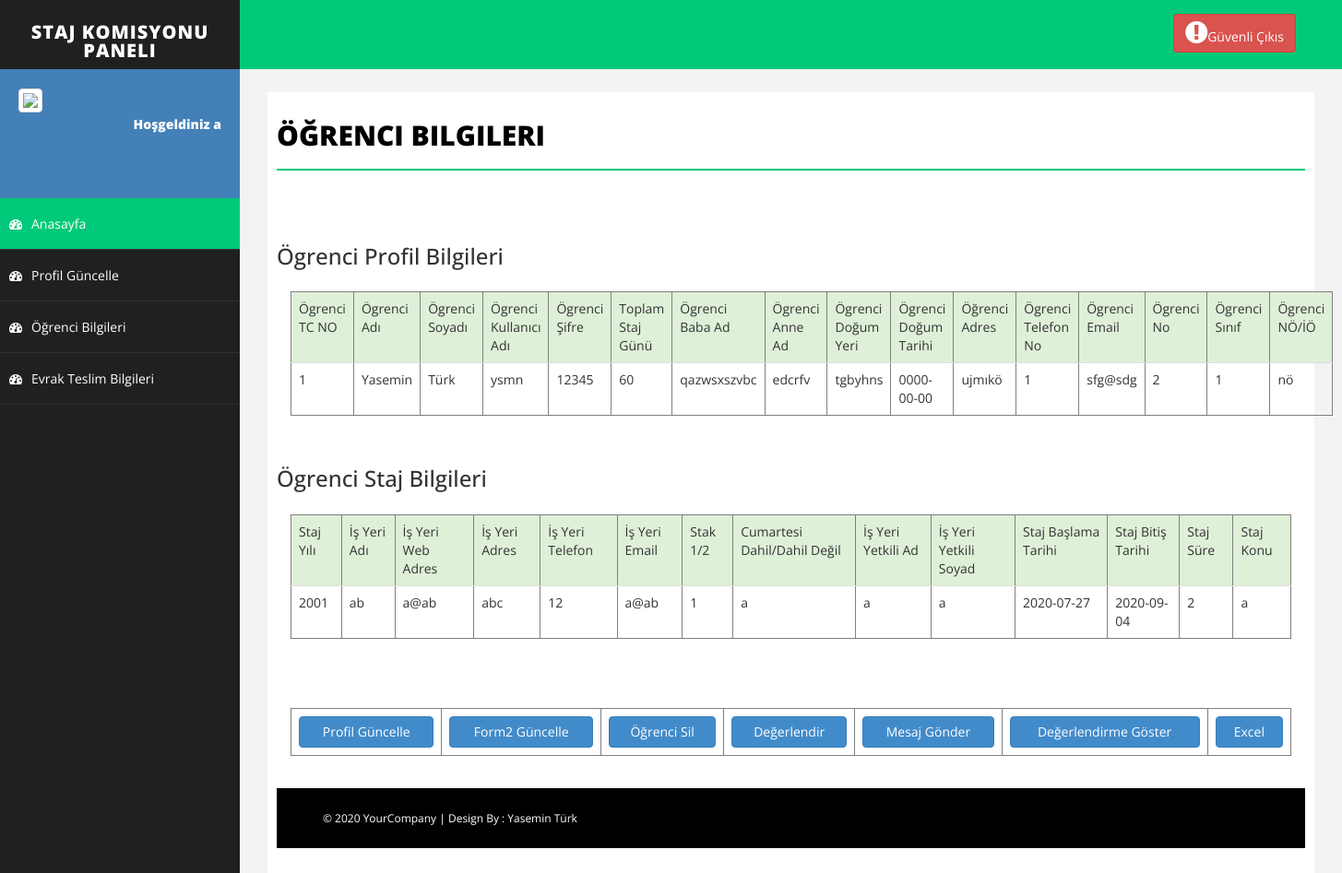
Page /goster.php?ogrenci_id=1 (signed in) on the committed database.
### tables this page shows
CREATE TABLE IF NOT EXISTS `ogrenci` (
  `ogrenci_id` int(11) NOT NULL AUTO_INCREMENT,
  `ogrenci_tc_no` int(11) NOT NULL,
  `ogrenci_ad` varchar(100) NOT NULL,
  `ogrenci_soyad` varchar(100) NOT NULL,
  `ogrenci_kadi` varchar(100) NOT NULL,
  `ogrenci_sifre` varchar(100) NOT NULL,
  `toplam_gun` int(11) NOT NULL,
  `ogrenci_baba_ad` varchar(50) NOT NULL,
  `ogrenci_anne_ad` varchar(50) NOT NULL,
  `ogrenci_dogum_yeri` varchar(100) NOT NULL,
  `ogrenci_dogum_tarihi` date NOT NULL,
  `ogrenci_adres` varchar(500) NOT NULL,
  `ogrenci_tel` varchar(20) NOT NULL,
  `ogrenci_email` varchar(500) NOT NULL,
  `ogrenci_no` int(11) NOT NULL,
  `ogrenci_sinif` int(11) NOT NULL,
  `ogrenci_no_io` varchar(50) NOT NULL,
  PRIMARY KEY (`ogrenci_id`)
);

CREATE TABLE IF NOT EXISTS `form2` (
  `form2_id` int(11) NOT NULL AUTO_INCREMENT,
  `ogrenci_id` varchar(11) NOT NULL,
  `staj_yili` year(4) NOT NULL,
  `isyeri_ad` varchar(100) NOT NULL,
  `isyeri_web_adres` varchar(200) NOT NULL,
  `isyeri_adres` varchar(500) NOT NULL,
  `isyeri_tel` varchar(20) NOT NULL,
  `isyeri_email` varchar(500) NOT NULL,
  `staj_1_2` int(11) NOT NULL,
  `cumartesi_dahil` varchar(50) NOT NULL,
  `isyeri_yetkili_ad` varchar(50) NOT NULL,
  `isyeri_yetkili_soyad` varchar(50) NOT NULL,
  `staj_bas_tar` date NOT NULL,
  `staj_bit_tar` date NOT NULL,
  `staj_sure` int(11) NOT NULL,
  `staj_konu` varchar(500) NOT NULL,
  `durum` tinyint(4) NOT NULL,
  PRIMARY KEY (`form2_id`)
);

### goster.php (the view, shortened to what this page needs)
<?php
include 'baglan.php';
include 'header.php';
include 'sidebar.php';
?>
<div id="page-wrapper">
  <div id="page-inner">
    <div class="row">
      <div class="col-md-12">
        <h1 class="page-head-line">Öğrenci Bilgileri</h1> <br><br>
      </div>
      <div class="col-md-12">
<div>
<h3>Ögrenci Profil Bilgileri</h3>
</div>
        <div class="panel-body">
          <div class="table-responsive">
            <table class="table table-hover" border="1" align="center" width="80%">
              <thead>
                <tr class="success">
                  <td>Ögrenci TC NO</td>
                  <td>Ögrenci Adı</td>
                  <td>Ögrenci Soyadı</td>
                  <td>Ögrenci Kullanıcı Adı</td>
                  <td>Ögrenci Şifre</td>
                  <td>Toplam Staj Günü</td>
                  <td>Ögrenci Baba Ad</td>
                  <td>Ögrenci Anne Ad</td>
                  <td>Ögrenci Doğum Yeri</td>
                  <td>Ögrenci Doğum Tarihi</td>
                  <td>Öğrenci Adres</td>
                  <td>Ögrenci Telefon No</td>
                  <td>Ögrenci Email</td>
                  <td>Ögrenci No</td>
                  <td>Ögrenci Sınıf</td>
                  <td>Ögrenci NÖ/İÖ</td>
                </tr>
              </thead>
              <?php
$id=$_GET['ogrenci_id'];
$ogrencisorgu=mysqli_query($baglan,"SELECT * from ogrenci where ogrenci_id='$id' ");
mysqli_set_charset($baglan, "utf8");
            while($ogrencicek=mysqli_fetch_array($ogrencisorgu))
            {
              echo '<tr>';
              echo '<td>'.$ogrencicek['ogrenci_tc_no'].'</td>';
              echo '<td>'.$ogrencicek['ogrenci_ad'].'</td>';
              echo '<td>'.$ogrencicek['ogrenci_soyad'].'</td>';
              echo '<td>'.$ogrencicek['ogrenci_kadi'].'</td>';
              echo '<td>'.$ogrencicek['ogrenci_sifre'].'</td>';
              echo '<td>'.$ogrencicek['toplam_gun'].'</td>';
              echo '<td>'.$ogrencicek['ogrenci_baba_ad'].'</td>';
              echo '<td>'.$ogrencicek['ogrenci_anne_ad'].'</td>';
              echo '<td>'.$ogrencicek['ogrenci_dogum_yeri'].'</td>';
              echo '<td>'.$ogrencicek['ogrenci_dogum_tarihi'].'</td>';
              echo '<td>'.$ogrencicek['ogrenci_adres'].'</td>';
              echo '<td>'.$ogrencicek['ogrenci_tel'].'</td>';
              echo '<td>'.$ogrencicek['ogrenci_email'].'</td>';
              echo '<td>'.$ogrencicek['ogrenci_no'].'</td>';
              echo '<td>'.$ogrencicek['ogrenci_sinif'].'</td>';
              echo '<td>'.$ogrencicek['ogrenci_no_io'].'</td>';
              echo '</tr>';
            }
            ?>
          </table>
        </div>
</div>
<?php
$ogrenciformsorgu=mysqli_query($baglan,"SELECT * from form2 where ogrenci_id='$id' ");
$say=mysqli_num_rows($ogrenciformsorgu);
if ($say>0) {
 ?>
<div>
  <h3>Ögrenci Staj Bilgileri</h3>
</div>
<div class="panel-body">
          <div class="table-responsive">
            <table class="table table-hover" border="1" align="center" width="80%">
              <thead>
                <tr class="success">
                  <td>Staj Yılı</td>
                  <td>İş Yeri Adı</td>
                  <td>İş Yeri Web Adres</td>
                  <td>İş Yeri Adres</td>
                  <td>İş Yeri Telefon</td>
                  <td>İş Yeri Email</td>
                  <td>Stak 1/2</td>
                  <td>Cumartesi Dahil/Dahil Değil</td>
                  <td>İş Yeri Yetkili Ad</td>
                  <td>İş Yeri Yetkili Soyad</td>
                  <td>Staj Başlama Tarihi</td>
                  <td>Staj Bitiş Tarihi</td>
                  <td>Staj Süre</td>
                  <td>Staj Konu</td>
                </tr>
              </thead>
              <?php
$form2sorgu=mysqli_query($baglan,"SELECT * from form2 where ogrenci_id='$id' ");
            while($form2cek=mysqli_fetch_array($form2sorgu))
            {
              echo '<tr>';
              echo '<td>'.$form2cek['staj_yili'].'</td>';
              echo '<td>'.$form2cek['isyeri_ad'].'</td>';
              echo '<td>'.$form2cek['isyeri_web_adres'].'</td>';
              echo '<td>'.$form2cek['isyeri_adres'].'</td>';
              echo '<td>'.$form2cek['isyeri_tel'].'</td>';
              echo '<td>'.$form2cek['isyeri_email'].'</td>';
              echo '<td>'.$form2cek['staj_1_2'].'</td>';
              echo '<td>'.$form2cek['cumartesi_dahil'].'</td>';
              echo '<td>'.$form2cek['isyeri_yetkili_ad'].'</td>';
              echo '<td>'.$form2cek['isyeri_yetkili_soyad'].'</td>';
              echo '<td>'.$form2cek['staj_bas_tar'].'</td>';
              echo '<td>'.$form2cek['staj_bit_tar'].'</td>';
              echo '<td>'.$form2cek['staj_sure'].'</td>';
              echo '<td>'.$form2cek['staj_konu'].'</td>';
              echo '</tr>';
            }
            ?>
          </table><br>
        </div>
</div>
<div class="panel-body">
          <div class="table-responsive">
            <table class="table table-hover" border="1" align="center" width="80%">
              <thead>
              <tr>
              <td><a href="ogr_guncelle.php?ogrenci_id=<?php echo $id ?>"><button style="width: 100%" type="submit"  name="btn_guncelle" class="btn btn-primary">Profil Güncelle</button></a></td>
              <td><a href="form_guncelle.php?ogrenci_id=<?php echo $id ?>"><button style="width: 100%" type="submit"  name="btn_guncelle" class="btn btn-primary">Form2 Güncelle</button></a></td>
              <td><a href="goster.php?ogrenci_id=<?php echo $id ?> & ogrsil=ok"><button style="width: 100%" type="submit"  name="btn_guncelle" class="btn btn-primary">Öğrenci Sil</button></a></td>
              <td><a href="degerlendirme.php?ogrenci_id=<?php echo $id ?>"><button style="width: 100%" type="submit"  name="btn_degerlendir" class="btn btn-primary">Değerlendir</button></a></td>
              <td><a href="mesaj_yaz.php?ogrenci_id=<?php echo $id ?>"><button style="width: 100%" type="submit"  name="btn_gonder" class="btn btn-primary">Mesaj Gönder</button></a></td>
              <td><a href="degerlendirme_goster.php?ogrenci_id=<?php echo $id ?>"><button style="width: 100%" type="submit"  name="btn_goster" class="btn btn-primary">Değerlendirme Göster</button></a></td>
              <td><a href="excel1.php?ogrenci_id=<?php echo $id ?>"><button style="width: 100%" type="submit"  name="btn_excel" class="btn btn-primary">Excel</button></a></td>
             </tr>
             </thead>
          </table>
        </div>
</div>
<?php }
 ?>
</div>
</div>
<?php include 'footer.php'; ?>

### assets/css/basic.css (style rules this page uses)
body { font-family: 'Open Sans', sans-serif; line-height:25px; }
#page-wrapper { padding: 15px 15px; min-height: 600px; background: #F3F3F3; }
#page-inner { width: 100%; margin: 10px 20px 10px 0px; background-color: #fff!important; padding: 10px; min-height: 1200px; }
.page-head-line { font-size: 30px; text-transform: uppercase; color: #000; font-weight: 800; padding-bottom: 20px; border-bottom: 2px solid #00CA79; margin-bottom: 10px; }
@media (min-width:768px) { #page-wrapper { margin: 0 0 0 260px; padding: 15px 30px; min-height: 1200px; } }

### rows in the picture
ogrenci: ogrenci_tc_no "1", ogrenci_ad "Yasemin", ogrenci_soyad "Türk", ogrenci_kadi "ysmn", ogrenci_sifre "12345", toplam_gun "60", ogrenci_baba_ad "qazwsxszvbc", ogrenci_anne_ad "edcrfv", ogrenci_dogum_yeri "tgbyhns", ogrenci_dogum_tarihi "0000-00-00", ogrenci_adres "ujmıkö", ogrenci_tel "1", ogrenci_email "sfg@sdg", ogrenci_no "2", ogrenci_sinif "1", ogrenci_no_io "nö"
form2: staj_yili "2001", isyeri_ad "ab", isyeri_web_adres "a@ab", isyeri_adres "abc", isyeri_tel "12", isyeri_email "a@ab", staj_1_2 "1", cumartesi_dahil "a", isyeri_yetkili_ad "a", isyeri_yetkili_soyad "a", staj_bas_tar "2020-07-27", staj_bit_tar "2020-09-04", staj_sure "2", staj_konu "a"

### other values in the picture
$_SESSION['admin_kadi'] "a"
